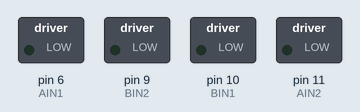
This sketch was run on a simulated Arduino Uno, built with avr-gcc and run on an emulated ATmega328P. Shown: switched loads named in the sketch (green lamp = pin HIGH).

Above: at 0.05 s.
At 7.4 s:
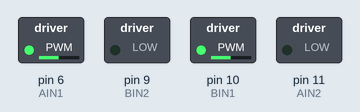
At 14.9 s:
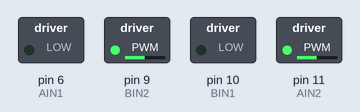
At 18.65 s:
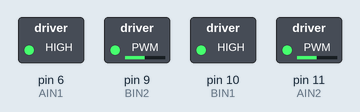
At 22.4 s:
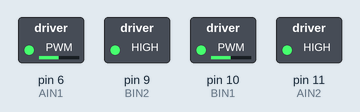
At 29.9 s:
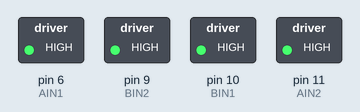
Timing chart, 0 to 39.0 s (numbered marks = the images above):
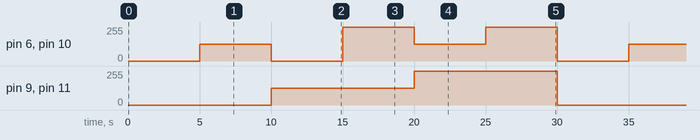

Measured:
- by itself, pin 6 (AIN1), pin 10 (BIN1): repeats every 30.0 s: 0/255 5.0 s, 255/255 5.0 s, 125/255 5.0 s, 255/255 5.0 s, 0/255 5.0 s, 125/255 5.0 s
- by itself, pin 9 (BIN2), pin 11 (AIN2): repeats every 30.0 s: 255/255 10.0 s, 0/255 10.0 s, 125/255 10.0 s

The sketch:

drv8835_test.ino
```cpp
#define AIN1 6
#define AIN2 11
#define BIN1 10
#define BIN2 9


enum motor_mode {
  COAST,
  FORWARD_COAST,
  REVERSE_COAST,
  FORWARD_BREAK,
  REVERSE_BREAK,
  BREAK
};

enum motor_mode mode;

void setup() {
  // put your setup code here, to run once:
  pinMode(AIN1, OUTPUT);
  pinMode(AIN2, OUTPUT);
  pinMode(BIN1, OUTPUT);
  pinMode(BIN2, OUTPUT);

}

void loop() {
  // put your main code here, to run repeatedly:

  mode = COAST;
  moveMotor(1, mode, 125 );
  moveMotor(0, mode, 125 );

  delay (5000);

  mode = FORWARD_COAST;
  moveMotor(1, mode, 125 );
  moveMotor(0, mode, 125 );

  delay (5000);

  mode = REVERSE_COAST;
  moveMotor(1, mode, 125 );
  moveMotor(0, mode, 125 );

  delay (5000);

  mode = FORWARD_BREAK;
  moveMotor(1, mode, 125 );
  moveMotor(0, mode, 125 );

  delay (5000);

  mode = REVERSE_BREAK;
  moveMotor(1, mode, 125 );
  moveMotor(0, mode, 125 );

  delay (5000);

  mode = BREAK;
  moveMotor(1, mode, 125 );
  moveMotor(0, mode, 125 );

  delay (5000);


}


//motorDirection - 1 Left - 0 - Right
void moveMotor(bool motorDirection, uint8_t mode, uint8_t pwm){


    switch (mode) {

      case COAST:
        //left motor
        if (motorDirection){
          analogWrite(AIN1, 0);
          analogWrite(AIN2, 0);
        }
        //right motor
        else{
          analogWrite(BIN1, 0);
          analogWrite(BIN2, 0);
        }
        break;

      case FORWARD_COAST:

        //left motor
        if (motorDirection){
          analogWrite(AIN1, pwm);
          analogWrite(AIN2, 0);
        }
        //right motor
        else{
          analogWrite(BIN1, pwm);
          analogWrite(BIN2, 0);
        }
        break;

      case REVERSE_COAST:
        //left motor
        if (motorDirection){
          analogWrite(AIN1, 0);
          analogWrite(AIN2, pwm);
        }
        //right motor
        else{
          analogWrite(BIN1, 0);
          analogWrite(BIN2, pwm);
        }
        break;

      case FORWARD_BREAK:
        //left motor
        if (motorDirection){
          digitalWrite(AIN1, HIGH);
          analogWrite(AIN2, pwm);
        }
        //right motor
        else{
          digitalWrite(BIN1, HIGH);
          analogWrite(BIN2, pwm);
        }
        break;

      case REVERSE_BREAK:
        //left motor
        if (motorDirection){
          analogWrite(AIN1, pwm);
          digitalWrite(AIN2, HIGH);
        }
        //right motor
        else{
          analogWrite(BIN1, pwm);
          digitalWrite(BIN2, HIGH);
        }
        break;

      case BREAK:
        //left motor
        if (motorDirection){
          digitalWrite(AIN1, HIGH);
          digitalWrite(AIN2, HIGH);
        }
        //right motor
        else{
          digitalWrite(BIN1, HIGH);
          digitalWrite(BIN2, HIGH);
        }
        break;

    }
}
```
